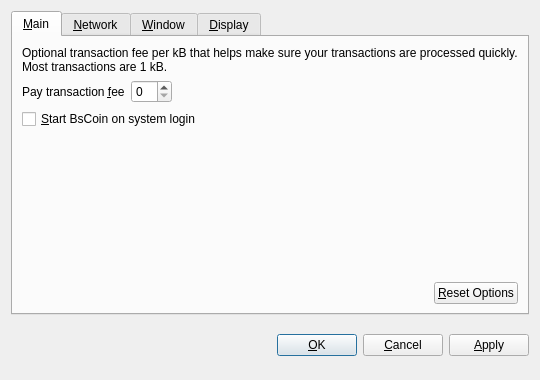
<?xml version="1.0" encoding="UTF-8"?>
<ui version="4.0">
 <class>OptionsDialog</class>
 <widget class="QDialog" name="OptionsDialog">
  <property name="geometry">
   <rect>
    <x>0</x>
    <y>0</y>
    <width>540</width>
    <height>380</height>
   </rect>
  </property>
  <property name="windowTitle">
   <string>Options</string>
  </property>
  <property name="modal">
   <bool>true</bool>
  </property>
  <layout class="QVBoxLayout" name="verticalLayout">
   <item>
    <widget class="QTabWidget" name="tabWidget">
     <property name="tabPosition">
      <enum>QTabWidget::North</enum>
     </property>
     <property name="currentIndex">
      <number>0</number>
     </property>
     <widget class="QWidget" name="tabMain">
      <attribute name="title">
       <string>&amp;Main</string>
      </attribute>
      <layout class="QVBoxLayout" name="verticalLayout_Main">
       <item>
        <widget class="QLabel" name="transactionFeeInfoLabel">
         <property name="text">
          <string>Optional transaction fee per kB that helps make sure your transactions are processed quickly. Most transactions are 1 kB.</string>
         </property>
         <property name="textFormat">
          <enum>Qt::PlainText</enum>
         </property>
         <property name="wordWrap">
          <bool>true</bool>
         </property>
        </widget>
       </item>
       <item>
        <layout class="QHBoxLayout" name="horizontalLayout_1_Main">
         <item>
          <widget class="QLabel" name="transactionFeeLabel">
           <property name="text">
            <string>Pay transaction &amp;fee</string>
           </property>
           <property name="textFormat">
            <enum>Qt::PlainText</enum>
           </property>
           <property name="buddy">
            <cstring>transactionFee</cstring>
           </property>
          </widget>
         </item>
         <item>
          <widget class="BitcoinAmountField" name="transactionFee"/>
         </item>
         <item>
          <spacer name="horizontalSpacer_1_Main">
           <property name="orientation">
            <enum>Qt::Horizontal</enum>
           </property>
           <property name="sizeHint" stdset="0">
            <size>
             <width>40</width>
             <height>20</height>
            </size>
           </property>
          </spacer>
         </item>
        </layout>
       </item>
       <item>
        <widget class="QCheckBox" name="bitcoinAtStartup">
         <property name="toolTip">
          <string>Automatically start BsCoin after logging in to the system.</string>
         </property>
         <property name="text">
          <string>&amp;Start BsCoin on system login</string>
         </property>
        </widget>
       </item>
       <item>
        <spacer name="verticalSpacer_Main">
         <property name="orientation">
          <enum>Qt::Vertical</enum>
         </property>
         <property name="sizeHint" stdset="0">
          <size>
           <width>20</width>
           <height>40</height>
          </size>
         </property>
        </spacer>
       </item>
       <item>
        <layout class="QHBoxLayout" name="horizontalLayout_2_Main">
         <item>
          <spacer name="horizontalSpacer_2_Main">
           <property name="orientation">
            <enum>Qt::Horizontal</enum>
           </property>
           <property name="sizeHint" stdset="0">
            <size>
             <width>40</width>
             <height>20</height>
            </size>
           </property>
          </spacer>
         </item>
         <item>
          <widget class="QPushButton" name="resetButton">
           <property name="toolTip">
            <string>Reset all client options to default.</string>
           </property>
           <property name="text">
            <string>&amp;Reset Options</string>
           </property>
           <property name="autoDefault">
            <bool>false</bool>
           </property>
          </widget>
         </item>
        </layout>
       </item>
      </layout>
     </widget>
     <widget class="QWidget" name="tabNetwork">
      <attribute name="title">
       <string>&amp;Network</string>
      </attribute>
      <layout class="QVBoxLayout" name="verticalLayout_Network">
       <item>
        <widget class="QCheckBox" name="mapPortUpnp">
         <property name="toolTip">
          <string>Automatically open the BsCoin client port on the router. This only works when your router supports UPnP and it is enabled.</string>
         </property>
         <property name="text">
          <string>Map port using &amp;UPnP</string>
         </property>
        </widget>
       </item>
       <item>
        <widget class="QCheckBox" name="connectSocks">
         <property name="toolTip">
          <string>Connect to the BsCoin network through a SOCKS proxy (e.g. when connecting through Tor).</string>
         </property>
         <property name="text">
          <string>&amp;Connect through SOCKS proxy:</string>
         </property>
        </widget>
       </item>
       <item>
        <layout class="QHBoxLayout" name="horizontalLayout_Network">
         <item>
          <widget class="QLabel" name="proxyIpLabel">
           <property name="text">
            <string>Proxy &amp;IP:</string>
           </property>
           <property name="textFormat">
            <enum>Qt::PlainText</enum>
           </property>
           <property name="buddy">
            <cstring>proxyIp</cstring>
           </property>
          </widget>
         </item>
         <item>
          <widget class="QValidatedLineEdit" name="proxyIp">
           <property name="maximumSize">
            <size>
             <width>140</width>
             <height>16777215</height>
            </size>
           </property>
           <property name="toolTip">
            <string>IP address of the proxy (e.g. 127.0.0.1)</string>
           </property>
          </widget>
         </item>
         <item>
          <widget class="QLabel" name="proxyPortLabel">
           <property name="text">
            <string>&amp;Port:</string>
           </property>
           <property name="textFormat">
            <enum>Qt::PlainText</enum>
           </property>
           <property name="buddy">
            <cstring>proxyPort</cstring>
           </property>
          </widget>
         </item>
         <item>
          <widget class="QLineEdit" name="proxyPort">
           <property name="maximumSize">
            <size>
             <width>55</width>
             <height>16777215</height>
            </size>
           </property>
           <property name="toolTip">
            <string>Port of the proxy (e.g. 9050)</string>
           </property>
          </widget>
         </item>
         <item>
          <widget class="QLabel" name="socksVersionLabel">
           <property name="text">
            <string>SOCKS &amp;Version:</string>
           </property>
           <property name="textFormat">
            <enum>Qt::PlainText</enum>
           </property>
           <property name="buddy">
            <cstring>socksVersion</cstring>
           </property>
          </widget>
         </item>
         <item>
          <widget class="QValueComboBox" name="socksVersion">
           <property name="toolTip">
            <string>SOCKS version of the proxy (e.g. 5)</string>
           </property>
          </widget>
         </item>
         <item>
          <spacer name="horizontalSpacer_Network">
           <property name="orientation">
            <enum>Qt::Horizontal</enum>
           </property>
           <property name="sizeHint" stdset="0">
            <size>
             <width>40</width>
             <height>20</height>
            </size>
           </property>
          </spacer>
         </item>
        </layout>
       </item>
       <item>
        <spacer name="verticalSpacer_Network">
         <property name="orientation">
          <enum>Qt::Vertical</enum>
         </property>
         <property name="sizeHint" stdset="0">
          <size>
           <width>20</width>
           <height>40</height>
          </size>
         </property>
        </spacer>
       </item>
      </layout>
     </widget>
     <widget class="QWidget" name="tabWindow">
      <attribute name="title">
       <string>&amp;Window</string>
      </attribute>
      <layout class="QVBoxLayout" name="verticalLayout_Window">
       <item>
        <widget class="QCheckBox" name="minimizeToTray">
         <property name="toolTip">
          <string>Show only a tray icon after minimizing the window.</string>
         </property>
         <property name="text">
          <string>&amp;Minimize to the tray instead of the taskbar</string>
         </property>
        </widget>
       </item>
       <item>
        <widget class="QCheckBox" name="minimizeOnClose">
         <property name="toolTip">
          <string>Minimize instead of exit the application when the window is closed. When this option is enabled, the application will be closed only after selecting Quit in the menu.</string>
         </property>
         <property name="text">
          <string>M&amp;inimize on close</string>
         </property>
        </widget>
       </item>
       <item>
        <spacer name="verticalSpacer_Window">
         <property name="orientation">
          <enum>Qt::Vertical</enum>
         </property>
         <property name="sizeHint" stdset="0">
          <size>
           <width>20</width>
           <height>40</height>
          </size>
         </property>
        </spacer>
       </item>
      </layout>
     </widget>
     <widget class="QWidget" name="tabDisplay">
      <attribute name="title">
       <string>&amp;Display</string>
      </attribute>
      <layout class="QVBoxLayout" name="verticalLayout_Display">
       <item>
        <layout class="QHBoxLayout" name="horizontalLayout_1_Display">
         <item>
          <widget class="QLabel" name="langLabel">
           <property name="text">
            <string>User Interface &amp;language:</string>
           </property>
           <property name="textFormat">
            <enum>Qt::PlainText</enum>
           </property>
           <property name="buddy">
            <cstring>lang</cstring>
           </property>
          </widget>
         </item>
         <item>
          <widget class="QValueComboBox" name="lang">
           <property name="toolTip">
            <string>The user interface language can be set here. This setting will take effect after restarting BsCoin.</string>
           </property>
          </widget>
         </item>
        </layout>
       </item>
       <item>
        <layout class="QHBoxLayout" name="horizontalLayout_2_Display">
         <item>
          <widget class="QLabel" name="unitLabel">
           <property name="text">
            <string>&amp;Unit to show amounts in:</string>
           </property>
           <property name="textFormat">
            <enum>Qt::PlainText</enum>
           </property>
           <property name="buddy">
            <cstring>unit</cstring>
           </property>
          </widget>
         </item>
         <item>
          <widget class="QValueComboBox" name="unit">
           <property name="toolTip">
            <string>Choose the default subdivision unit to show in the interface and when sending coins.</string>
           </property>
          </widget>
         </item>
        </layout>
       </item>
       <item>
        <widget class="QCheckBox" name="displayAddresses">
         <property name="toolTip">
          <string>Whether to show BsCoin addresses in the transaction list or not.</string>
         </property>
         <property name="text">
          <string>&amp;Display addresses in transaction list</string>
         </property>
        </widget>
       </item>
       <item>
        <widget class="QCheckBox" name="coinControlFeatures">
         <property name="toolTip">
          <string>Whether to show coin control features or not.</string>
         </property>
         <property name="text">
          <string>Display coin &amp;control features (experts only!)</string>
         </property>
        </widget>
       </item>
       <item>
        <spacer name="verticalSpacer_Display">
         <property name="orientation">
          <enum>Qt::Vertical</enum>
         </property>
         <property name="sizeHint" stdset="0">
          <size>
           <width>20</width>
           <height>40</height>
          </size>
         </property>
        </spacer>
       </item>
      </layout>
     </widget>
    </widget>
   </item>
   <item>
    <layout class="QHBoxLayout" name="horizontalLayout_Buttons">
     <item>
      <spacer name="horizontalSpacer_1">
       <property name="orientation">
        <enum>Qt::Horizontal</enum>
       </property>
       <property name="sizeHint" stdset="0">
        <size>
         <width>40</width>
         <height>48</height>
        </size>
       </property>
      </spacer>
     </item>
     <item>
      <widget class="QLabel" name="statusLabel">
       <property name="font">
        <font>
         <weight>75</weight>
         <bold>true</bold>
        </font>
       </property>
       <property name="text">
        <string/>
       </property>
       <property name="textFormat">
        <enum>Qt::PlainText</enum>
       </property>
       <property name="wordWrap">
        <bool>true</bool>
       </property>
      </widget>
     </item>
     <item>
      <spacer name="horizontalSpacer_2">
       <property name="orientation">
        <enum>Qt::Horizontal</enum>
       </property>
       <property name="sizeHint" stdset="0">
        <size>
         <width>40</width>
         <height>48</height>
        </size>
       </property>
      </spacer>
     </item>
     <item>
      <widget class="QPushButton" name="okButton">
       <property name="text">
        <string>&amp;OK</string>
       </property>
      </widget>
     </item>
     <item>
      <widget class="QPushButton" name="cancelButton">
       <property name="text">
        <string>&amp;Cancel</string>
       </property>
       <property name="autoDefault">
        <bool>false</bool>
       </property>
      </widget>
     </item>
     <item>
      <widget class="QPushButton" name="applyButton">
       <property name="text">
        <string>&amp;Apply</string>
       </property>
       <property name="autoDefault">
        <bool>false</bool>
       </property>
      </widget>
     </item>
    </layout>
   </item>
  </layout>
 </widget>
 <customwidgets>
  <customwidget>
   <class>BitcoinAmountField</class>
   <extends>QSpinBox</extends>
   <header>bitcoinamountfield.h</header>
  </customwidget>
  <customwidget>
   <class>QValueComboBox</class>
   <extends>QComboBox</extends>
   <header>qvaluecombobox.h</header>
  </customwidget>
  <customwidget>
   <class>QValidatedLineEdit</class>
   <extends>QLineEdit</extends>
   <header>qvalidatedlineedit.h</header>
  </customwidget>
 </customwidgets>
 <resources/>
 <connections/>
</ui>
